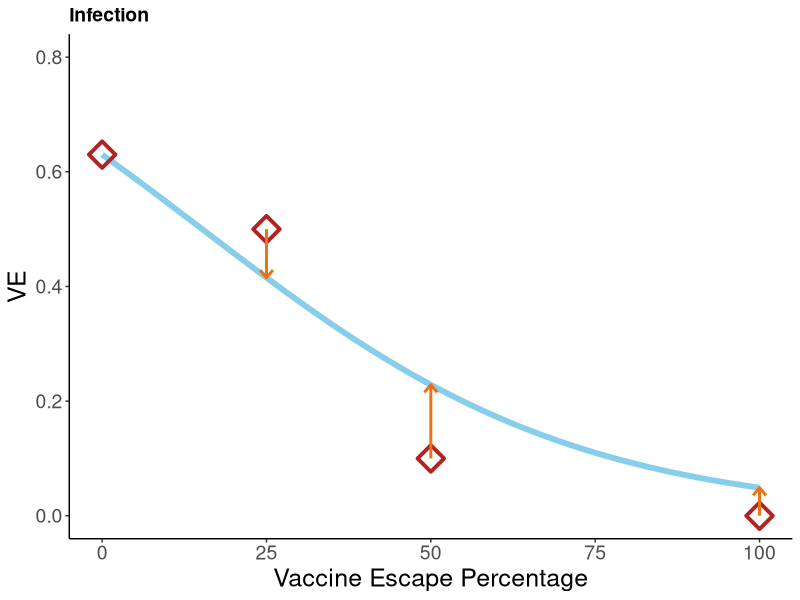
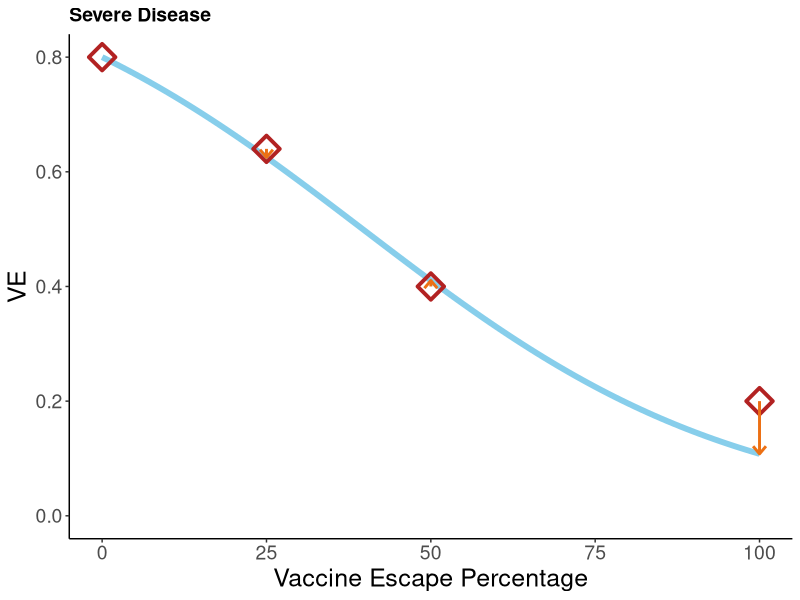
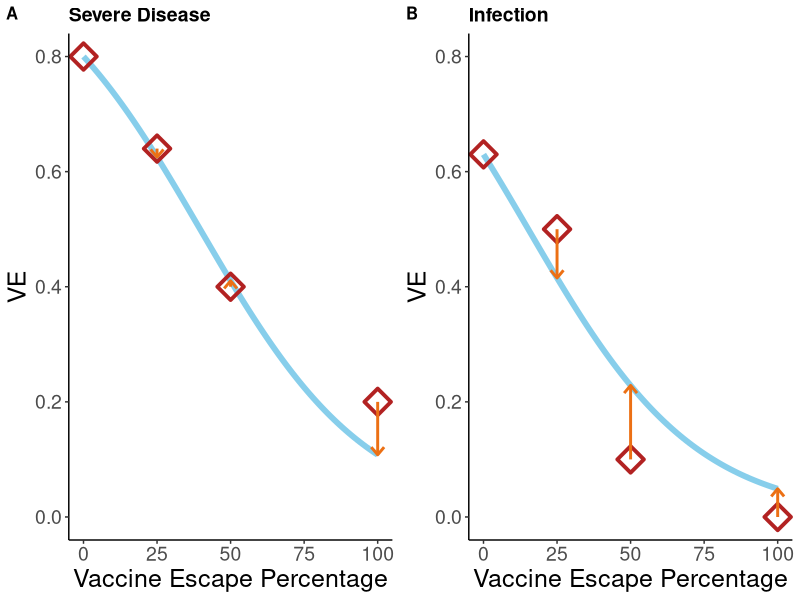
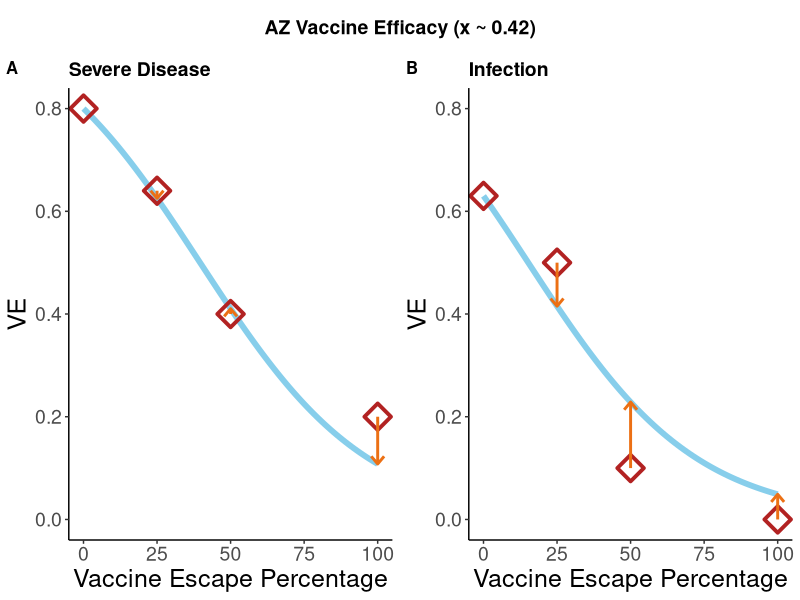
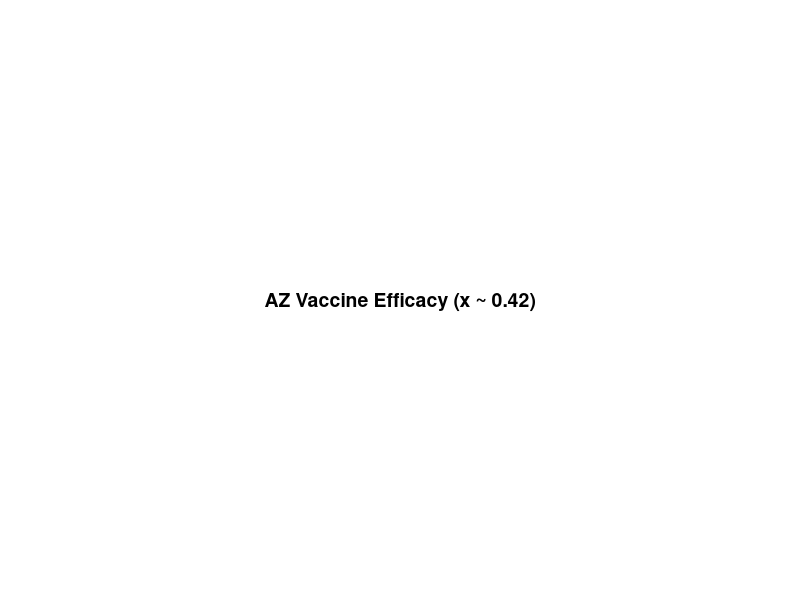

These charts were generated, in order, by the following R code:
#Plot the OR (Vaccine Efficacy Odds) efficacy/(1-efficacy)

#SPECIFICALLY,
#we minimise the error at the central (50%), pessimistic(100%), and optimistic (25%) mark.

rm(list=ls())

require(tidyverse)

#The Problem:
#We have data: y0, y25, y50, y75 that we want to scale like so:

#y0*x = y25
#y0*(x^2) = y50
#y0*(x^3) = y75

#No x will fit perfectly, but what's the best we can do?

#----------------------------

#Build y vectors, one for AZ, one for PF, one for infectiousness combined

#AZ ones correspond all to 1 dose: VE against  (i) severe disease, (ii) infection
y0_AZ <- c(0.8/(1-0.8), 0.63/(1-0.63) )

y25_AZ <- c(0.64/(1-0.64), 0.5/(1-0.5))
y50_AZ <- c(0.4/(1-0.4), 0.1/(1-0.1))
y75_AZ <- c(0.2/(1-0.2), 0)
y100_AZ <- y75_AZ


#PF values correspond to VE against (i/ii) severe disease 1dose/2dose (iii/iv) infection 1dose/2dose (v) infectiousness (1 dose)
y0_PF <- c(0.8/(1-0.8), 0.95/(1-0.95), 0.65/(1-0.65), 0.86/(1-0.86))

y25_PF <- c(0.8/(1-0.8), 0.95/(1-0.95), 0.65/(1-0.65), 0.85/(1-0.85))
y50_PF <- c(0.7/(1-0.7), 0.9/(1-0.9), 0.55/(1-0.55), 0.75/(1-0.75))
y75_PF <- c(0.6/(1-0.6), 0.85/(1-0.85), 0.45/(1-0.45), 0.55/(1-0.55))
y100_PF <- y75_PF

#Lastly we do a separate one for infectious values (1 dose) of either AZ or PF
y0_infect <- 0.45/(1-0.45)

y25_infect <- 0.45/(1-0.45)
y50_infect <- 0.2/(1-0.2)
y75_infect <- 0
y100_infect <- y75_infect

#-----------------------------------------



#So new scenario, we consider negative as 100%, and we cap it out at risk of 1 (100%)

error_x_AZ <- function(x) {
  
  #Allocate memory:
  y25_estimate_AZ <- c(0,0)
  y50_estimate_AZ <- c(0,0)
  y100_estimate_AZ <- c(0,0)
  
  y25_estimate_AZ <-  (x)*y0_AZ
  y50_estimate_AZ <-  (x^2)*y0_AZ
  y100_estimate_AZ <- (x^4)*y0_AZ
  
  y25_estimate_AZ_probability <- y25_estimate_AZ/(y25_estimate_AZ+1)
  y25_AZ_probability <- y25_AZ/(y25_AZ+1)
  
  y50_estimate_AZ_probability <- y50_estimate_AZ/(y50_estimate_AZ+1)
  y50_AZ_probability <- y50_AZ/(y50_AZ+1)
  
  y100_estimate_AZ_probability <- y100_estimate_AZ/(y100_estimate_AZ+1)
  y100_AZ_probability <- y100_AZ/(y100_AZ+1)
  
  
  error_amt <- (sum((abs(y50_estimate_AZ_probability - y50_AZ_probability))^2  )  +  sum(  (abs(y100_estimate_AZ_probability - y100_AZ_probability))^2  )  +  sum(  (abs(y25_estimate_AZ_probability - y25_AZ_probability))^2)   )
  return(error_amt)
}


optim_AZ <- optimize(error_x_AZ, interval = c(0,4))
optim_x_AZ <- optim_AZ$minimum
optim_x_AZ_error <- optim_AZ$objective


#Okay, now we want to plot it
######
#AZ
######

percent_mark <- seq(0,100, length.out = 101)

# Severe Disease

sev_disease_efficacy <- (0.8/(1-0.8))*(optim_x_AZ^(percent_mark/25))
#Convert back to probability:
sev_disease_efficacy <- sev_disease_efficacy/(sev_disease_efficacy+1)

Table_Data <- data.frame(percent_mark = c(0, 25, 50, 100), sev_disease_efficacy = c(0.8, 0.64, 0.4, 0.2))
Mapped_Data <- data.frame(percent_mark = percent_mark, sev_disease_efficacy = sev_disease_efficacy)

ggplot(data=Mapped_Data, aes(x=percent_mark, y=sev_disease_efficacy, group=1)) +
  geom_line(color="skyblue", size = 2) +
  geom_point(data = Table_Data, color = 'firebrick', shape = 5, size = 5, stroke = 2)+
  labs(title="Severe Disease",
       x ="Vaccine Escape Percentage", y = "VE") +
  geom_path(data = data.frame(percent_mark = c(50, 50), sev_disease_efficacy = c(0.4, sev_disease_efficacy[51]) ),
            size = 1, colour = "#EC7014",
            arrow = arrow(type = "open", angle = 40, length = unit(0.1, "inches")) 
  )+
  geom_path(data = data.frame(percent_mark = c(25, 25), sev_disease_efficacy = c(0.64, sev_disease_efficacy[26]) ),
            size = 1, colour = "#EC7014",
            arrow = arrow(type = "open", angle = 40, length = unit(0.1, "inches")) 
  )+
  geom_path(data = data.frame(percent_mark = c(100, 100), sev_disease_efficacy = c(0.2, sev_disease_efficacy[101]) ),
            size = 1, colour = "#EC7014",
            arrow = arrow(type = "open", angle = 40, length = unit(0.1, "inches")) 
  )+ylim(0,0.8)+
  theme_classic() +
  theme(
    plot.title = element_text( size=14, face="bold"),
    axis.title.x = element_text(size=18),
    axis.title.y = element_text(size=18),
    axis.text = element_text(size=14)
  )  ->  AZ_sev_dis_50_fit


# Infection

infection_efficacy <- (0.63/(1-0.63))*(optim_x_AZ^(percent_mark/25))
#Convert back to probability:
infection_efficacy <- infection_efficacy/(infection_efficacy+1)

Table_Data <- data.frame(percent_mark = c(0, 25, 50, 100), infection_efficacy = c(0.63, 0.5, 0.1, 0))
Mapped_Data <- data.frame(percent_mark = percent_mark, infection_efficacy = infection_efficacy)

ggplot(data=Mapped_Data, aes(x=percent_mark, y=infection_efficacy, group=1)) +
  geom_line(color="skyblue", size = 2) +
  geom_point(data = Table_Data, color = 'firebrick', shape = 5, size = 5, stroke = 2)+
  labs(title="Infection",
       x ="Vaccine Escape Percentage", y = "VE") +
  geom_path(data = data.frame(percent_mark = c(50, 50), infection_efficacy = c(0.1, infection_efficacy[51]) ),
            size = 1, colour = "#EC7014",
            arrow = arrow(type = "open", angle = 40, length = unit(0.1, "inches")) 
  )+
  geom_path(data = data.frame(percent_mark = c(25, 25), infection_efficacy = c(0.5, infection_efficacy[26]) ),
            size = 1, colour = "#EC7014",
            arrow = arrow(type = "open", angle = 40, length = unit(0.1, "inches")) 
  )+
  geom_path(data = data.frame(percent_mark = c(100, 100), infection_efficacy = c(0, infection_efficacy[101]) ),
            size = 1, colour = "#EC7014",
            arrow = arrow(type = "open", angle = 40, length = unit(0.1, "inches")) 
  )+ylim(0,0.8)+
  theme_classic() +
  theme(
    plot.title = element_text( size=14, face="bold"),
    axis.title.x = element_text(size=18),
    axis.title.y = element_text(size=18),
    axis.text = element_text(size=14)
  ) ->  AZ_infection_50_fit


require(cowplot)
plot_grid(AZ_sev_dis_50_fit, AZ_infection_50_fit, labels = c('A', 'B'), label_size = 12) -> p

#Make a title
title <- ggdraw() + draw_label("AZ Vaccine Efficacy (x ~ 0.42)", fontface='bold')
#Add title:
plot_grid(title, p, ncol=1, rel_heights=c(0.1, 1)) -> plot2 # rel_heights values control title margins
